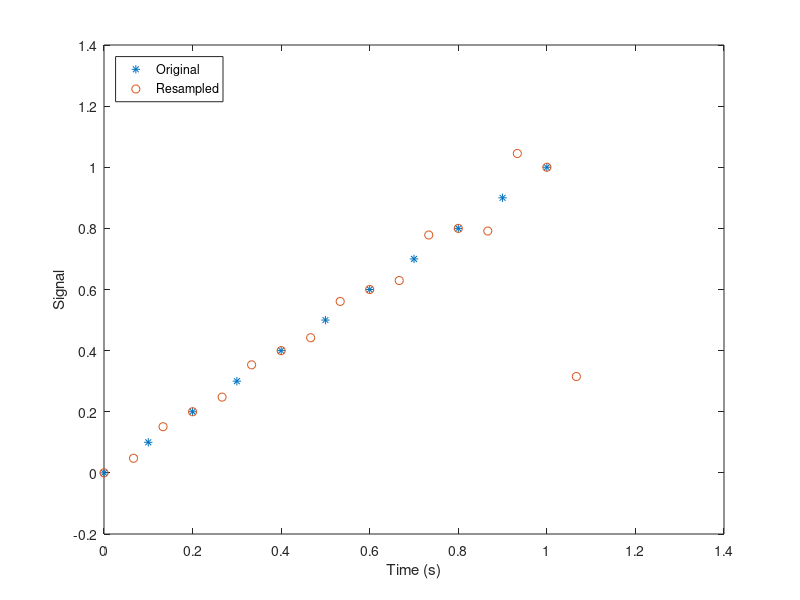

This chart was generated by the following MATLAB code:
fs = 10;
t1 = 0:1/fs:1;
x = t1;
y = resample(x,3,2);
t2 = (0:(length(y)-1))*2/(3*fs);

plot(t1,x,'*',t2,y,'o')
xlabel('Time (s)')
ylabel('Signal')
legend('Original','Resampled', ...
    'Location','NorthWest')
